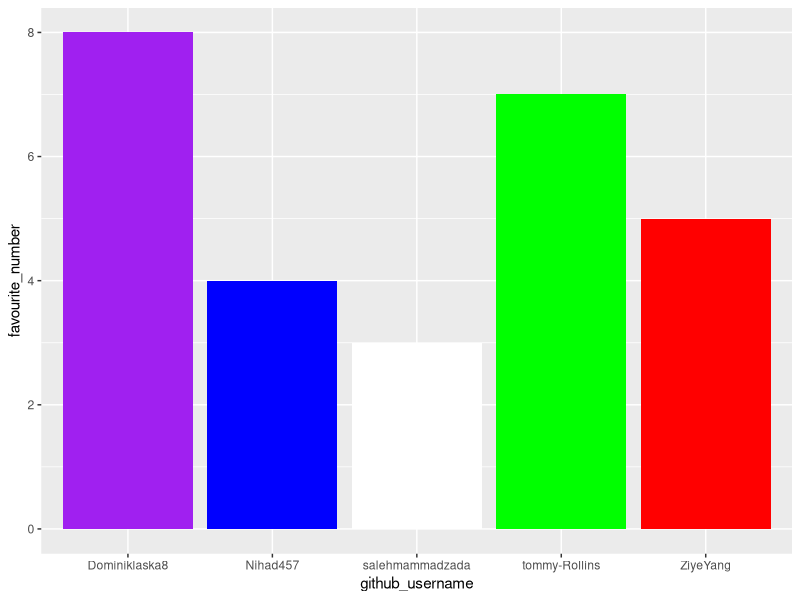

Here is the R script that generated this plot:
## ---- chunk 1
library(tidyverse) 
## ---- chunk 2
team_data <- tibble(
  name = c("Tommy", "saleh", "nihad", 
           "jeogHyo", "Dominik"),
  github_username = c("tommy-Rollins", "ZiyeYang", "salehmammadzada", 
                      "Nihad457", "Dominiklaska8"), 
  colour = c("green", "red", "white", 
             "blue", "purple"),
  hobby = c("painting", "football", "reading", 
            "movies", "reading"),
  favourite_number = c(7, 5, 3, 4, 8)
  )

team_data
## ---- chunk 3
p1 <- ggplot(data = team_data, 
             mapping = aes(x = github_username, 
                           y = favourite_number,
                           fill = colour), 
             ) +
   geom_col() +
   scale_fill_identity()
p1
